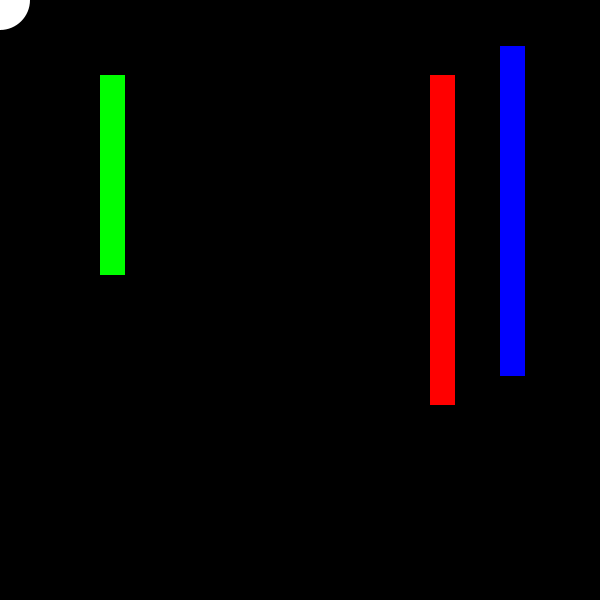
Frame 1 (no input)
Frame 60 (the mouse pressed at the canvas centre just before this capture): identical to frame 1, image omitted
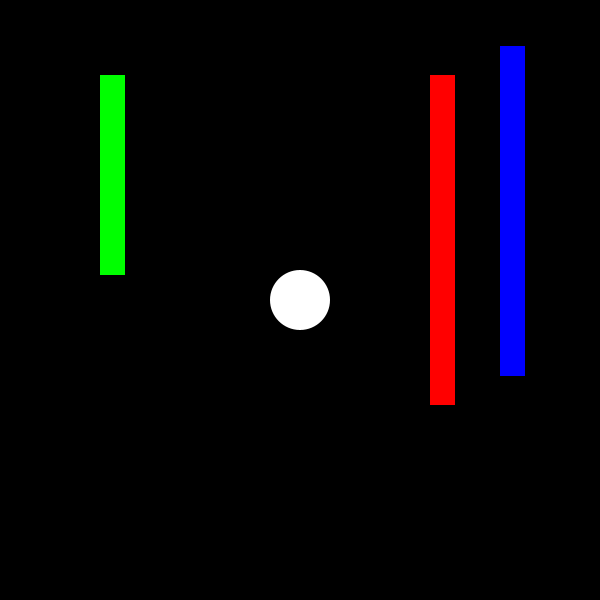
Frame 120 (the mouse held since frame 60 and released just before this capture)

The Processing sketch that drew these frames (run headless with seeded random() and noise(); from frame 60 on, the mouse is pressed at the canvas centre):

// Processing sketch: processing_150321
// ── processing_150321.pde

float ball_x;
float ball_y;
float ball_dir = 0;
float ball_size = 30.0;
float grav = 0.6;  // Gravity
float pfx = 100.0;
float pfy = 75.0;
float pfh = 200.0;
float pfw = 25.0;



void setup()

{

  size(600, 600);
  rectMode(CORNER);
  ellipseMode(CENTER);
  noStroke();
  smooth();
  ball_y = mouseY;
  ball_x = mouseX;

}

void draw() 

{  
  background(0);

  fill(0,255,0);
  rect(pfx, pfy, pfw, pfh);
  fill(255,0,0);
  rect(430, 75, 25, 330);
  fill(0,0,255);
  rect(500, 46, 25, 330);
    

  ball_x = mouseX;
  ball_y = mouseY;
   
  boolean detected = Collision(ball_x, ball_y,
      ball_size, pfx, pfy, pfw, pfh);
       
  boolean detected2 =  Collision(ball_x, ball_y,
      ball_size, 430, 75, pfw, pfh);
      
  boolean detected3 =  Collision(ball_x, ball_y,
      ball_size, 500, 46, pfw, pfh);    
   

  if (detected == true){
    fill(0,255,0);
  }
  else if (detected2 == true) {
    fill(255,0,0);
  }
    else if (detected3 == true) {
    fill(0,0,255);
  }
  else {fill(255);}
  
  ellipse(ball_x, ball_y, ball_size*2.0, ball_size*2.0);

}

boolean Collision(
float cirX,
float cirY,
float rad,
float rectX,
float rectY,
float rectW,
float rectH)
{
  float ball_disX = abs(cirX-rectX-rectW/2);
  float ball_disY = abs(cirY-rectY-rectH/2);
  
  if(ball_disX > (rectW/2 + rad)){return false;}
  if(ball_disY > (rectH/2 + rad)){return false;}
  
  if(ball_disX <= (rectW/2)){return true;}
  if(ball_disY <= (rectH/2)){return true;}
  
   float cdist = pow(ball_disX - rectW/2, 2);
  
  return (cdist <= pow(rad,2));

}
